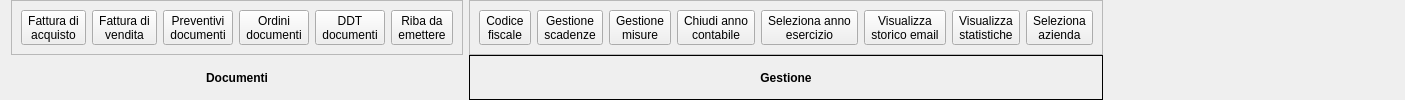
      <widget class="QWidget" name="documenti">
       <attribute name="title">
        <string>Documenti</string>
       </attribute>
       <layout class="QGridLayout" name="gridLayout_27">
        <property name="topMargin">
         <number>0</number>
        </property>
        <property name="bottomMargin">
         <number>0</number>
        </property>
        <item row="0" column="1">
         <layout class="QGridLayout" name="gridLayout_6">
          <property name="spacing">
           <number>0</number>
          </property>
          <item row="0" column="0">
           <widget class="QFrame" name="frame_5">
            <property name="frameShape">
             <enum>QFrame::StyledPanel</enum>
            </property>
            <property name="frameShadow">
             <enum>QFrame::Raised</enum>
            </property>
            <layout class="QGridLayout" name="gridLayout_26">
             <property name="verticalSpacing">
              <number>0</number>
             </property>
             <item row="0" column="2">
              <widget class="QToolButton" name="preventivi_gest">
               <property name="font">
                <font>
                 <pointsize>9</pointsize>
                </font>
               </property>
               <property name="text">
                <string>Preventivi
documenti</string>
               </property>
               <property name="icon">
                <iconset resource="../fabaria.qrc">
                 <normaloff>:/images/preventivo.png</normaloff>:/images/preventivo.png</iconset>
               </property>
               <property name="iconSize">
                <size>
                 <width>48</width>
                 <height>48</height>
                </size>
               </property>
               <property name="toolButtonStyle">
                <enum>Qt::ToolButtonTextUnderIcon</enum>
               </property>
              </widget>
             </item>
             <item row="0" column="1">
              <widget class="QToolButton" name="scadenze_2">
               <property name="sizePolicy">
                <sizepolicy hsizetype="Fixed" vsizetype="Fixed">
                 <horstretch>0</horstretch>
                 <verstretch>0</verstretch>
                </sizepolicy>
               </property>
               <property name="font">
                <font>
                 <pointsize>9</pointsize>
                </font>
               </property>
               <property name="text">
                <string>Fattura di
vendita</string>
               </property>
               <property name="icon">
                <iconset resource="../fabaria.qrc">
                 <normaloff>:/images/fattura.png</normaloff>:/images/fattura.png</iconset>
               </property>
               <property name="iconSize">
                <size>
                 <width>48</width>
                 <height>48</height>
                </size>
               </property>
               <property name="toolButtonStyle">
                <enum>Qt::ToolButtonTextUnderIcon</enum>
               </property>
              </widget>
             </item>
             <item row="0" column="5">
              <widget class="QToolButton" name="riba_em">
               <property name="font">
                <font>
                 <pointsize>9</pointsize>
                </font>
               </property>
               <property name="text">
                <string>Riba da
emettere</string>
               </property>
               <property name="icon">
                <iconset resource="../fabaria.qrc">
                 <normaloff>:/images/riba.png</normaloff>:/images/riba.png</iconset>
               </property>
               <property name="iconSize">
                <size>
                 <width>48</width>
                 <height>48</height>
                </size>
               </property>
               <property name="toolButtonStyle">
                <enum>Qt::ToolButtonTextUnderIcon</enum>
               </property>
              </widget>
             </item>
             <item row="0" column="4">
              <widget class="QToolButton" name="doc_trasporto">
               <property name="font">
                <font>
                 <pointsize>9</pointsize>
                </font>
               </property>
               <property name="text">
                <string>DDT
documenti</string>
               </property>
               <property name="icon">
                <iconset resource="../fabaria.qrc">
                 <normaloff>:/images/ddt.png</normaloff>:/images/ddt.png</iconset>
               </property>
               <property name="iconSize">
                <size>
                 <width>48</width>
                 <height>48</height>
                </size>
               </property>
               <property name="toolButtonStyle">
                <enum>Qt::ToolButtonTextUnderIcon</enum>
               </property>
              </widget>
             </item>
             <item row="0" column="3">
              <widget class="QToolButton" name="ordine_gest">
               <property name="font">
                <font>
                 <pointsize>9</pointsize>
                </font>
               </property>
               <property name="text">
                <string>Ordini
documenti</string>
               </property>
               <property name="icon">
                <iconset resource="../fabaria.qrc">
                 <normaloff>:/images/ordine.png</normaloff>:/images/ordine.png</iconset>
               </property>
               <property name="iconSize">
                <size>
                 <width>48</width>
                 <height>48</height>
                </size>
               </property>
               <property name="toolButtonStyle">
                <enum>Qt::ToolButtonTextUnderIcon</enum>
               </property>
              </widget>
             </item>
             <item row="0" column="0">
              <widget class="QToolButton" name="cl2_2">
               <property name="sizePolicy">
                <sizepolicy hsizetype="Fixed" vsizetype="Fixed">
                 <horstretch>0</horstretch>
                 <verstretch>0</verstretch>
                </sizepolicy>
               </property>
               <property name="font">
                <font>
                 <pointsize>9</pointsize>
                </font>
               </property>
               <property name="text">
                <string>Fattura di
acquisto</string>
               </property>
               <property name="icon">
                <iconset resource="../fabaria.qrc">
                 <normaloff>:/images/fattura.png</normaloff>:/images/fattura.png</iconset>
               </property>
               <property name="iconSize">
                <size>
                 <width>48</width>
                 <height>48</height>
                </size>
               </property>
               <property name="toolButtonStyle">
                <enum>Qt::ToolButtonTextUnderIcon</enum>
               </property>
              </widget>
             </item>
            </layout>
           </widget>
          </item>
          <item row="1" column="0">
           <widget class="QLabel" name="label_5">
            <property name="font">
             <font>
              <weight>75</weight>
              <bold>true</bold>
             </font>
            </property>
            <property name="text">
             <string>Documenti</string>
            </property>
            <property name="alignment">
             <set>Qt::AlignCenter</set>
            </property>
           </widget>
          </item>
         </layout>
        </item>
        <item row="0" column="2">
         <layout class="QGridLayout" name="gridLayout_2">
          <property name="spacing">
           <number>0</number>
          </property>
          <item row="0" column="0">
           <widget class="QFrame" name="frame_3">
            <property name="frameShape">
             <enum>QFrame::StyledPanel</enum>
            </property>
            <property name="frameShadow">
             <enum>QFrame::Raised</enum>
            </property>
            <layout class="QGridLayout" name="gridLayout_24">
             <property name="horizontalSpacing">
              <number>6</number>
             </property>
             <property name="verticalSpacing">
              <number>0</number>
             </property>
             <item row="0" column="4">
              <widget class="QToolButton" name="scadenze_gest">
               <property name="font">
                <font>
                 <pointsize>9</pointsize>
                </font>
               </property>
               <property name="text">
                <string>Gestione
scadenze</string>
               </property>
               <property name="icon">
                <iconset resource="../fabaria.qrc">
                 <normaloff>:/images/scadenze.png</normaloff>:/images/scadenze.png</iconset>
               </property>
               <property name="iconSize">
                <size>
                 <width>48</width>
                 <height>48</height>
                </size>
               </property>
               <property name="toolButtonStyle">
                <enum>Qt::ToolButtonTextUnderIcon</enum>
               </property>
              </widget>
             </item>
             <item row="0" column="6">
              <widget class="QToolButton" name="ch_ann_cont">
               <property name="font">
                <font>
                 <pointsize>9</pointsize>
                </font>
               </property>
               <property name="text">
                <string>Chiudi anno
contabile</string>
               </property>
               <property name="icon">
                <iconset resource="../fabaria.qrc">
                 <normaloff>:/images/scadenze.png</normaloff>:/images/scadenze.png</iconset>
               </property>
               <property name="iconSize">
                <size>
                 <width>48</width>
                 <height>48</height>
                </size>
               </property>
               <property name="toolButtonStyle">
                <enum>Qt::ToolButtonTextUnderIcon</enum>
               </property>
              </widget>
             </item>
             <item row="0" column="5">
              <widget class="QToolButton" name="misura_gest">
               <property name="font">
                <font>
                 <pointsize>9</pointsize>
                </font>
               </property>
               <property name="text">
                <string>Gestione
misure</string>
               </property>
               <property name="icon">
                <iconset resource="../fabaria.qrc">
                 <normaloff>:/images/misura.png</normaloff>:/images/misura.png</iconset>
               </property>
               <property name="iconSize">
                <size>
                 <width>48</width>
                 <height>48</height>
                </size>
               </property>
               <property name="toolButtonStyle">
                <enum>Qt::ToolButtonTextUnderIcon</enum>
               </property>
              </widget>
             </item>
             <item row="0" column="7">
              <widget class="QToolButton" name="sel_anno_es">
               <property name="font">
                <font>
                 <pointsize>9</pointsize>
                </font>
               </property>
               <property name="text">
                <string>Seleziona anno
esercizio</string>
               </property>
               <property name="icon">
                <iconset resource="../fabaria.qrc">
                 <normaloff>:/images/scadenze.png</normaloff>:/images/scadenze.png</iconset>
               </property>
               <property name="iconSize">
                <size>
                 <width>48</width>
                 <height>48</height>
                </size>
               </property>
               <property name="toolButtonStyle">
                <enum>Qt::ToolButtonTextUnderIcon</enum>
               </property>
              </widget>
             </item>
             <item row="0" column="9">
              <widget class="QToolButton" name="vis_statistiche">
               <property name="font">
                <font>
                 <pointsize>9</pointsize>
                </font>
               </property>
               <property name="text">
                <string>Visualizza
statistiche</string>
               </property>
               <property name="icon">
                <iconset resource="../fabaria.qrc">
                 <normaloff>:/images/torta.png</normaloff>:/images/torta.png</iconset>
               </property>
               <property name="iconSize">
                <size>
                 <width>48</width>
                 <height>48</height>
                </size>
               </property>
               <property name="toolButtonStyle">
                <enum>Qt::ToolButtonTextUnderIcon</enum>
               </property>
              </widget>
             </item>
             <item row="0" column="2">
              <widget class="QToolButton" name="cod_fiscale">
               <property name="sizePolicy">
                <sizepolicy hsizetype="Fixed" vsizetype="Fixed">
                 <horstretch>0</horstretch>
                 <verstretch>0</verstretch>
                </sizepolicy>
               </property>
               <property name="font">
                <font>
                 <pointsize>9</pointsize>
                </font>
               </property>
               <property name="text">
                <string>Codice
fiscale</string>
               </property>
               <property name="icon">
                <iconset resource="../fabaria.qrc">
                 <normaloff>:/images/codicefiscale.png</normaloff>:/images/codicefiscale.png</iconset>
               </property>
               <property name="iconSize">
                <size>
                 <width>48</width>
                 <height>48</height>
                </size>
               </property>
               <property name="toolButtonStyle">
                <enum>Qt::ToolButtonTextUnderIcon</enum>
               </property>
              </widget>
             </item>
             <item row="0" column="8">
              <widget class="QToolButton" name="storico_mail">
               <property name="font">
                <font>
                 <pointsize>9</pointsize>
                </font>
               </property>
               <property name="text">
                <string>Visualizza
storico email</string>
               </property>
               <property name="icon">
                <iconset resource="../fabaria.qrc">
                 <normaloff>:/images/invio_mail.png</normaloff>:/images/invio_mail.png</iconset>
               </property>
               <property name="iconSize">
                <size>
                 <width>48</width>
                 <height>48</height>
                </size>
               </property>
               <property name="toolButtonStyle">
                <enum>Qt::ToolButtonTextUnderIcon</enum>
               </property>
              </widget>
             </item>
             <item row="0" column="10">
              <widget class="QToolButton" name="sel_azienda">
               <property name="font">
                <font>
                 <pointsize>9</pointsize>
                </font>
               </property>
               <property name="text">
                <string>Seleziona
azienda</string>
               </property>
               <property name="icon">
                <iconset resource="../fabaria.qrc">
                 <normaloff>:/images/azienda.png</normaloff>:/images/azienda.png</iconset>
               </property>
               <property name="iconSize">
                <size>
                 <width>48</width>
                 <height>48</height>
                </size>
               </property>
               <property name="toolButtonStyle">
                <enum>Qt::ToolButtonTextUnderIcon</enum>
               </property>
              </widget>
             </item>
            </layout>
           </widget>
          </item>
          <item row="1" column="0">
           <widget class="QLabel" name="label_3">
            <property name="font">
             <font>
              <weight>75</weight>
              <bold>true</bold>
             </font>
            </property>
            <property name="frameShape">
             <enum>QFrame::Box</enum>
            </property>
            <property name="text">
             <string>Gestione</string>
            </property>
            <property name="alignment">
             <set>Qt::AlignCenter</set>
            </property>
           </widget>
          </item>
         </layout>
        </item>
        <item row="0" column="3">
         <spacer name="horizontalSpacer">
          <property name="orientation">
           <enum>Qt::Horizontal</enum>
          </property>
          <property name="sizeHint" stdset="0">
           <size>
            <width>291</width>
            <height>20</height>
           </size>
          </property>
         </spacer>
        </item>
       </layout>
      </widget>
